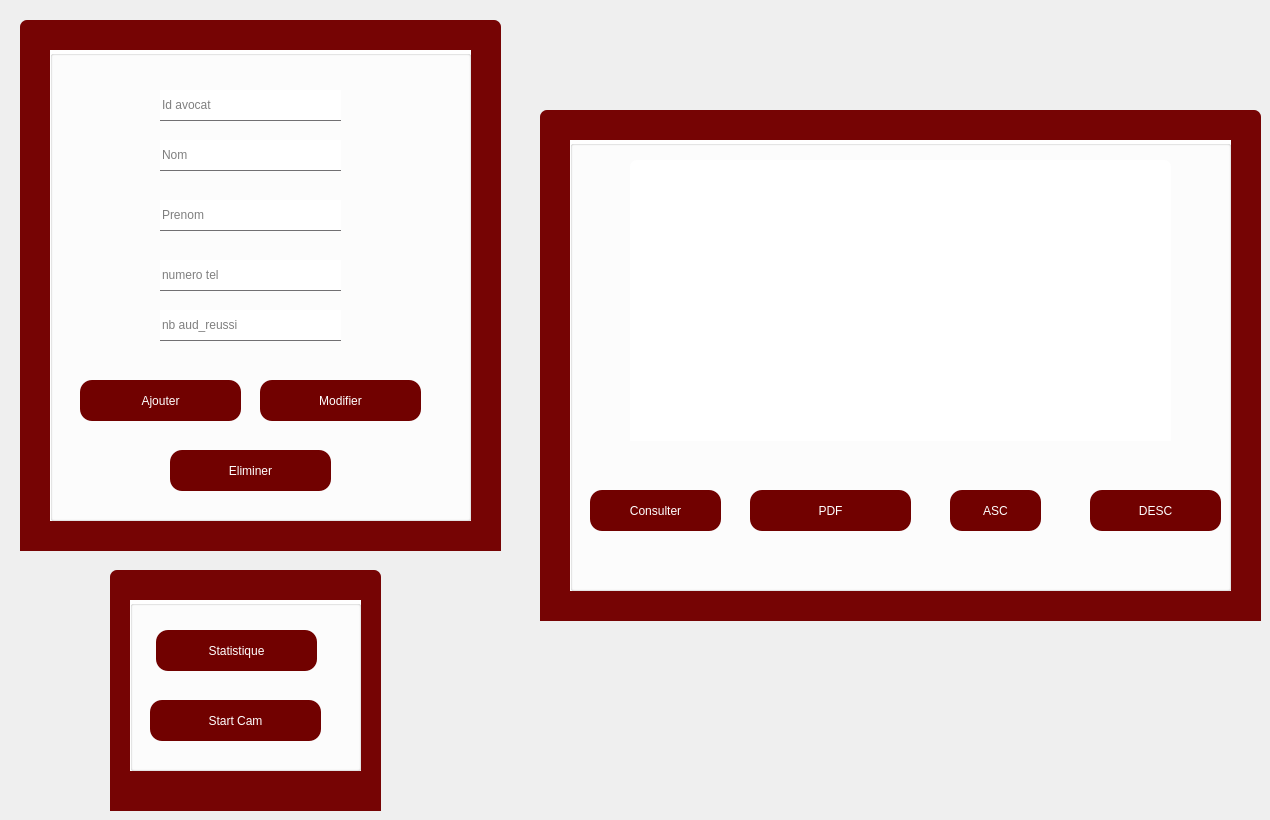
    <widget class="QWidget" name="tab_14">
     <attribute name="title">
      <string>Donnés</string>
     </attribute>
     <widget class="QFrame" name="frame_26">
      <property name="geometry">
       <rect>
        <x>540</x>
        <y>110</y>
        <width>721</width>
        <height>511</height>
       </rect>
      </property>
      <property name="styleSheet">
       <string notr="true">QFrame { /* The tab widget frame */
border-top: 2px solid #2a2a2a; 
border-left: 2px solid #2a2a2a;
border-right: 2px solid #2a2a2a ; 
border-bottom: 2px solid #2a2a2a; 
background: #760404;
	
	
	/*border-top-color: rgb(0, 0, 0);*/

}
QFrame{
left: 0px; /* move to the right by 5px */
}
QFrame {

border: 20px  #535353;
border-bottom-color: #535353; 
border-top-left-radius: 7px;
border-top-right-radius: 7px;
min-width: 90px;
padding: 12px;
color: rgb(50, 50, 162);
	color: rgb(0, 0, 0);
font-size:11.5px;
font-family:Georgia, Helvetica, sans-serif;
font-weight:500;
}
QFrame::tab:selected,QTabBar::tab:hover {
	
	
	color: rgb(0, 0, 0);
	background-color: rgb(255, 255, 255);
}
QFrame::tab:selected {
border-color: #760404;
border-bottom-color: #760404; /* same as pane color */
color: #760404;
font-size: 18px;
font-family:Georgia,Solid;
font-weight:500;

}
QFrame::tab:!selected {
margin-top: 5px; /* make non-selected tabs look smaller */
}</string>
      </property>
      <property name="frameShape">
       <enum>QFrame::StyledPanel</enum>
      </property>
      <property name="frameShadow">
       <enum>QFrame::Raised</enum>
      </property>
      <widget class="QGroupBox" name="groupBox_19">
       <property name="geometry">
        <rect>
         <x>30</x>
         <y>30</y>
         <width>661</width>
         <height>451</height>
        </rect>
       </property>
       <property name="styleSheet">
        <string notr="true">background:white;</string>
       </property>
       <property name="title">
        <string/>
       </property>
       <widget class="QTableView" name="tableView_2">
        <property name="geometry">
         <rect>
          <x>60</x>
          <y>20</y>
          <width>541</width>
          <height>281</height>
         </rect>
        </property>
        <property name="styleSheet">
         <string notr="true">background: white;</string>
        </property>
       </widget>
       <widget class="QPushButton" name="pushButton_9">
        <property name="geometry">
         <rect>
          <x>180</x>
          <y>350</y>
          <width>161</width>
          <height>41</height>
         </rect>
        </property>
        <property name="styleSheet">
         <string notr="true">QPushButton{
color:white;
border-radius:12px;
font: 12pt  'Georgia';
background:#710100;
}

QPushButton:hover{
border-radius:12px;
font: 12pt  'Georgia';
background:#D32028;
color:white;

}</string>
        </property>
        <property name="text">
         <string>PDF</string>
        </property>
       </widget>
       <widget class="QPushButton" name="pushButton_16">
        <property name="geometry">
         <rect>
          <x>20</x>
          <y>350</y>
          <width>131</width>
          <height>41</height>
         </rect>
        </property>
        <property name="styleSheet">
         <string notr="true">QPushButton{
color:white;
border-radius:12px;
font: 12pt  'Georgia';
background:#710100;
}

QPushButton:hover{
border-radius:12px;
font: 12pt  'Georgia';
background:#D32028;
color:white;

}
</string>
        </property>
        <property name="text">
         <string>Consulter</string>
        </property>
       </widget>
       <widget class="QPushButton" name="pushButton_10">
        <property name="geometry">
         <rect>
          <x>520</x>
          <y>350</y>
          <width>131</width>
          <height>41</height>
         </rect>
        </property>
        <property name="styleSheet">
         <string notr="true">QPushButton{
color:white;
border-radius:12px;
font: 12pt  'Georgia';
background:#710100;
}

QPushButton:hover{
border-radius:12px;
font: 12pt  'Georgia';
background:#D32028;
color:white;

}</string>
        </property>
        <property name="text">
         <string>DESC</string>
        </property>
       </widget>
       <widget class="QPushButton" name="pushButton_11">
        <property name="geometry">
         <rect>
          <x>380</x>
          <y>350</y>
          <width>91</width>
          <height>41</height>
         </rect>
        </property>
        <property name="styleSheet">
         <string notr="true">QPushButton{
color:white;
border-radius:12px;
font: 12pt  'Georgia';
background:#710100;
}

QPushButton:hover{
border-radius:12px;
font: 12pt  'Georgia';
background:#D32028;
color:white;

}</string>
        </property>
        <property name="text">
         <string>ASC</string>
        </property>
       </widget>
      </widget>
     </widget>
     <widget class="QFrame" name="frame_27">
      <property name="geometry">
       <rect>
        <x>20</x>
        <y>20</y>
        <width>481</width>
        <height>531</height>
       </rect>
      </property>
      <property name="styleSheet">
       <string notr="true">QFrame { /* The tab widget frame */
border-top: 2px solid #2a2a2a; 
border-left: 2px solid #2a2a2a;
border-right: 2px solid #2a2a2a ; 
border-bottom: 2px solid #2a2a2a; 
background: #760404;
	
	
	/*border-top-color: rgb(0, 0, 0);*/

}
QFrame{
left: 0px; /* move to the right by 5px */
}
QFrame {

border: 20px  #535353;
border-bottom-color: #535353; 
border-top-left-radius: 7px;
border-top-right-radius: 7px;
min-width: 90px;
padding: 12px;
color: rgb(50, 50, 162);
	color: rgb(0, 0, 0);
font-size:11.5px;
font-family:Georgia, Helvetica, sans-serif;
font-weight:500;
}
QFrame::tab:selected,QTabBar::tab:hover {
	
	
	color: rgb(0, 0, 0);
	background-color: rgb(255, 255, 255);
}
QFrame::tab:selected {
border-color: #760404;
border-bottom-color: #760404; /* same as pane color */
color: #760404;
font-size: 18px;
font-family:Georgia,Solid;
font-weight:500;

}
QFrame::tab:!selected {
margin-top: 5px; /* make non-selected tabs look smaller */
}</string>
      </property>
      <property name="frameShape">
       <enum>QFrame::StyledPanel</enum>
      </property>
      <property name="frameShadow">
       <enum>QFrame::Raised</enum>
      </property>
      <widget class="QGroupBox" name="groupBox_20">
       <property name="geometry">
        <rect>
         <x>30</x>
         <y>30</y>
         <width>421</width>
         <height>471</height>
        </rect>
       </property>
       <property name="styleSheet">
        <string notr="true">background:white;</string>
       </property>
       <property name="title">
        <string/>
       </property>
       <widget class="QPushButton" name="pushButton_modifier_2">
        <property name="geometry">
         <rect>
          <x>210</x>
          <y>330</y>
          <width>161</width>
          <height>41</height>
         </rect>
        </property>
        <property name="styleSheet">
         <string notr="true">QPushButton{
color:white;
border-radius:12px;
font: 12pt  'Georgia';
background:#710100;
}

QPushButton:hover{
border-radius:12px;
font: 12pt  'Georgia';
background:#D32028;
color:white;

}</string>
        </property>
        <property name="text">
         <string>Modifier</string>
        </property>
       </widget>
       <widget class="QLineEdit" name="prenom">
        <property name="geometry">
         <rect>
          <x>110</x>
          <y>150</y>
          <width>181</width>
          <height>31</height>
         </rect>
        </property>
        <property name="styleSheet">
         <string notr="true">background:white;
font: 12pt  'Georgia';
border-bottom:1px solid #717072;</string>
        </property>
        <property name="frame">
         <bool>false</bool>
        </property>
        <property name="placeholderText">
         <string>Prenom</string>
        </property>
       </widget>
       <widget class="QLineEdit" name="audiance_reussi">
        <property name="geometry">
         <rect>
          <x>110</x>
          <y>260</y>
          <width>181</width>
          <height>31</height>
         </rect>
        </property>
        <property name="styleSheet">
         <string notr="true">background:white;
font: 12pt  'Georgia';
border-bottom:1px solid #717072;</string>
        </property>
        <property name="frame">
         <bool>false</bool>
        </property>
        <property name="placeholderText">
         <string>nb aud_reussi</string>
        </property>
       </widget>
       <widget class="QPushButton" name="pushButton_ajouter">
        <property name="geometry">
         <rect>
          <x>30</x>
          <y>330</y>
          <width>161</width>
          <height>41</height>
         </rect>
        </property>
        <property name="styleSheet">
         <string notr="true">QPushButton{
color:white;
border-radius:12px;
font: 12pt  'Georgia';
background:#710100;
}

QPushButton:hover{
border-radius:12px;
font: 12pt  'Georgia';
background:#D32028;
color:white;

}</string>
        </property>
        <property name="text">
         <string>Ajouter</string>
        </property>
       </widget>
       <widget class="QLineEdit" name="nom">
        <property name="geometry">
         <rect>
          <x>110</x>
          <y>90</y>
          <width>181</width>
          <height>31</height>
         </rect>
        </property>
        <property name="styleSheet">
         <string notr="true">background:white;
font: 12pt  'Georgia';
border-bottom:1px solid #717072;</string>
        </property>
        <property name="frame">
         <bool>false</bool>
        </property>
        <property name="placeholderText">
         <string>Nom</string>
        </property>
       </widget>
       <widget class="QLineEdit" name="num_tel">
        <property name="geometry">
         <rect>
          <x>110</x>
          <y>210</y>
          <width>181</width>
          <height>31</height>
         </rect>
        </property>
        <property name="styleSheet">
         <string notr="true">background:white;
font: 12pt  'Georgia';
border-bottom:1px solid #717072;</string>
        </property>
        <property name="frame">
         <bool>false</bool>
        </property>
        <property name="placeholderText">
         <string>numero tel</string>
        </property>
       </widget>
       <widget class="QLineEdit" name="identifiant">
        <property name="geometry">
         <rect>
          <x>110</x>
          <y>40</y>
          <width>181</width>
          <height>31</height>
         </rect>
        </property>
        <property name="styleSheet">
         <string notr="true">background:white;
font: 12pt  'Georgia';
border-bottom:1px solid #717072;</string>
        </property>
        <property name="frame">
         <bool>false</bool>
        </property>
        <property name="placeholderText">
         <string>Id avocat</string>
        </property>
       </widget>
       <widget class="QPushButton" name="eliminer">
        <property name="geometry">
         <rect>
          <x>120</x>
          <y>400</y>
          <width>161</width>
          <height>41</height>
         </rect>
        </property>
        <property name="styleSheet">
         <string notr="true">QPushButton{
color:white;
border-radius:12px;
font: 12pt  'Georgia';
background:#710100;
}

QPushButton:hover{
border-radius:12px;
font: 12pt  'Georgia';
background:#D32028;
color:white;

}
</string>
        </property>
        <property name="text">
         <string>Eliminer</string>
        </property>
       </widget>
      </widget>
     </widget>
     <widget class="QFrame" name="frame_28">
      <property name="geometry">
       <rect>
        <x>110</x>
        <y>570</y>
        <width>271</width>
        <height>241</height>
       </rect>
      </property>
      <property name="styleSheet">
       <string notr="true">QFrame { /* The tab widget frame */
border-top: 2px solid #2a2a2a; 
border-left: 2px solid #2a2a2a;
border-right: 2px solid #2a2a2a ; 
border-bottom: 2px solid #2a2a2a; 
background: #760404;
	
	
	/*border-top-color: rgb(0, 0, 0);*/

}
QFrame{
left: 0px; /* move to the right by 5px */
}
QFrame {

border: 20px  #535353;
border-bottom-color: #535353; 
border-top-left-radius: 7px;
border-top-right-radius: 7px;
min-width: 90px;
padding: 12px;
color: rgb(50, 50, 162);
	color: rgb(0, 0, 0);
font-size:11.5px;
font-family:Georgia, Helvetica, sans-serif;
font-weight:500;
}
QFrame::tab:selected,QTabBar::tab:hover {
	
	
	color: rgb(0, 0, 0);
	background-color: rgb(255, 255, 255);
}
QFrame::tab:selected {
border-color: #760404;
border-bottom-color: #760404; /* same as pane color */
color: #760404;
font-size: 18px;
font-family:Georgia,Solid;
font-weight:500;

}
QFrame::tab:!selected {
margin-top: 5px; /* make non-selected tabs look smaller */
}</string>
      </property>
      <property name="frameShape">
       <enum>QFrame::StyledPanel</enum>
      </property>
      <property name="frameShadow">
       <enum>QFrame::Raised</enum>
      </property>
      <widget class="QGroupBox" name="groupBox_23">
       <property name="geometry">
        <rect>
         <x>20</x>
         <y>30</y>
         <width>231</width>
         <height>171</height>
        </rect>
       </property>
       <property name="styleSheet">
        <string notr="true">background:white;</string>
       </property>
       <property name="title">
        <string/>
       </property>
       <widget class="QPushButton" name="pushButton_13">
        <property name="geometry">
         <rect>
          <x>26</x>
          <y>30</y>
          <width>161</width>
          <height>41</height>
         </rect>
        </property>
        <property name="styleSheet">
         <string notr="true">QPushButton{
color:white;
border-radius:12px;
font: 12pt  'Georgia';
background:#710100;
}

QPushButton:hover{
border-radius:12px;
font: 12pt  'Georgia';
background:#D32028;
color:white;

}
</string>
        </property>
        <property name="text">
         <string>Statistique</string>
        </property>
       </widget>
       <widget class="QPushButton" name="pushButton_15">
        <property name="geometry">
         <rect>
          <x>20</x>
          <y>100</y>
          <width>171</width>
          <height>41</height>
         </rect>
        </property>
        <property name="styleSheet">
         <string notr="true">QPushButton{
color:white;
border-radius:12px;
font: 12pt  'Georgia';
background:#710100;
}

QPushButton:hover{
border-radius:12px;
font: 12pt  'Georgia';
background:#D32028;
color:white;

}

</string>
        </property>
        <property name="text">
         <string>Start Cam</string>
        </property>
       </widget>
      </widget>
     </widget>
    </widget>
